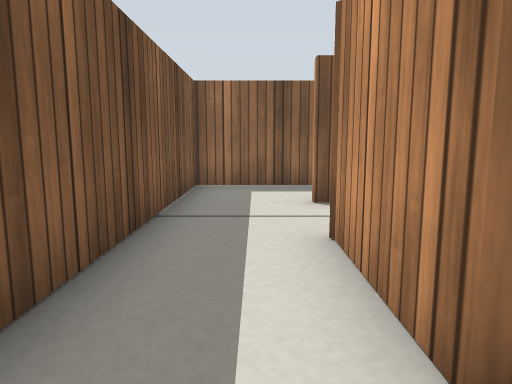
view 1 (above)

22 first-person views from a walk through a world built for the Gazebo simulator. The camera is 0.22 m above the floor, tilts 8° down and sees 70° across. The floor is counted in squares, 0.2 m on a side. Each view is taken from the middle of a square. On the plan, view 1 faces up. The plan holds only what a view shows up to about 14 squares ahead; the rest is blank. Surface patterns are stand-ins for the level's own textures.

view 2
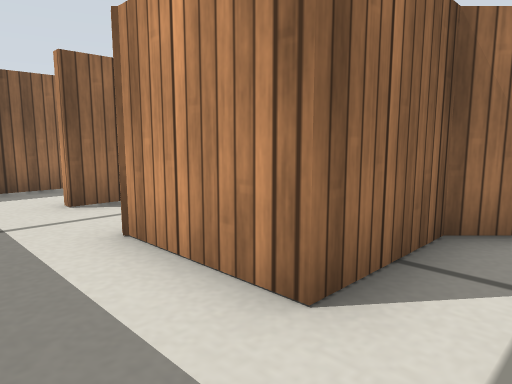

view 3
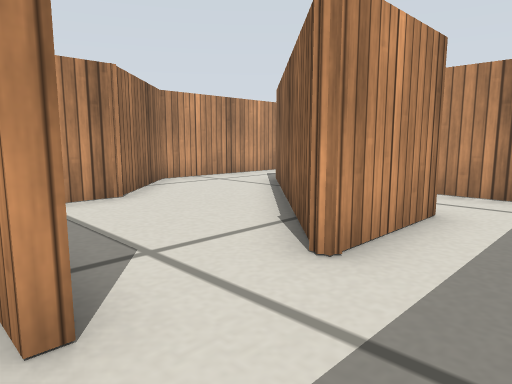

view 4
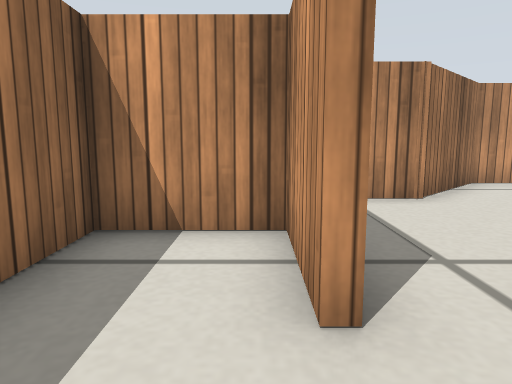

view 5
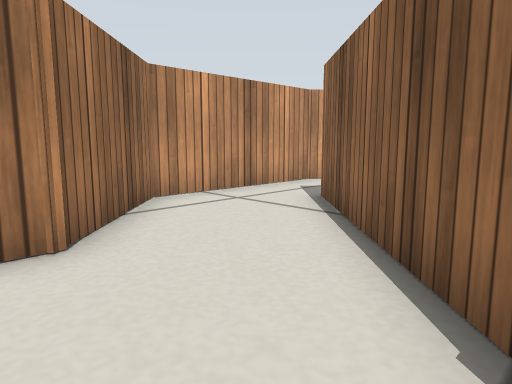

view 6
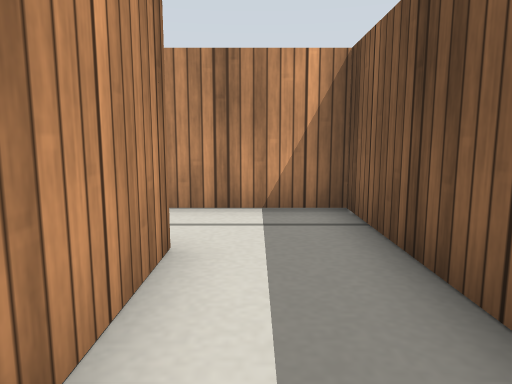

view 7
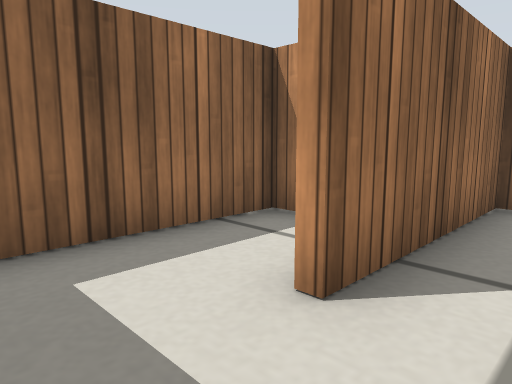

view 8
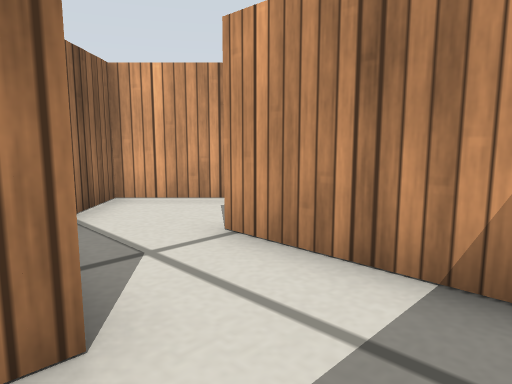

view 9
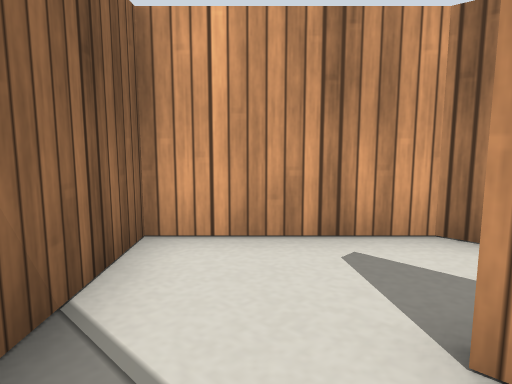

view 10
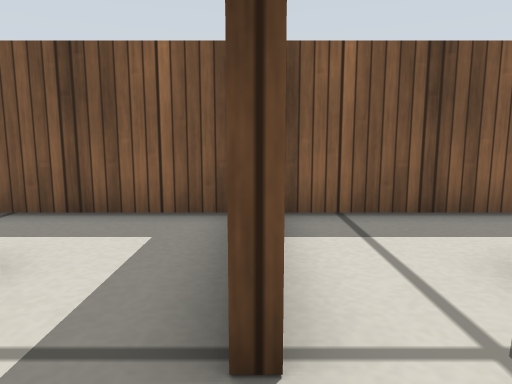

view 11
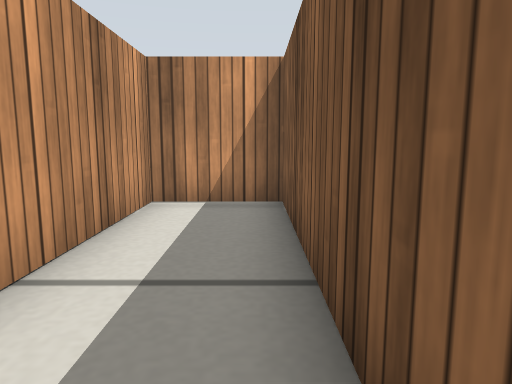

view 12
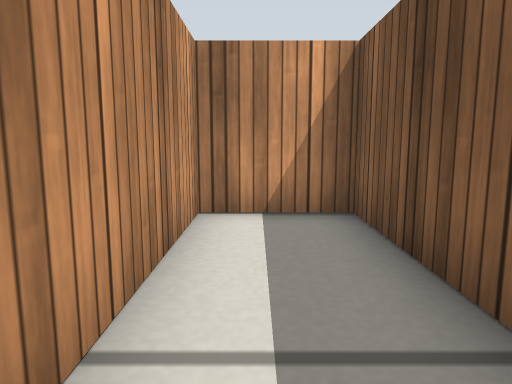

view 13
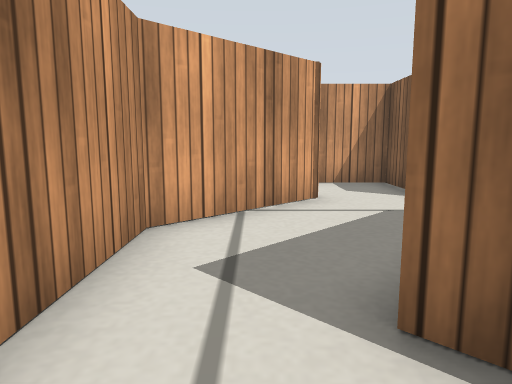

view 14
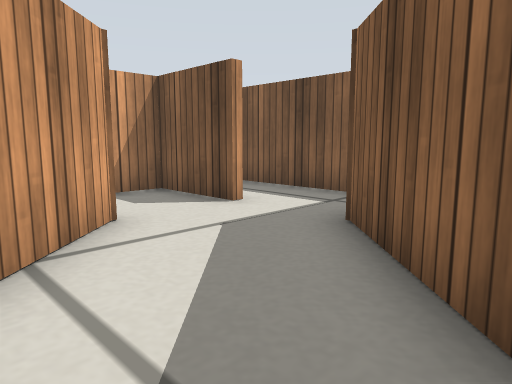

view 15
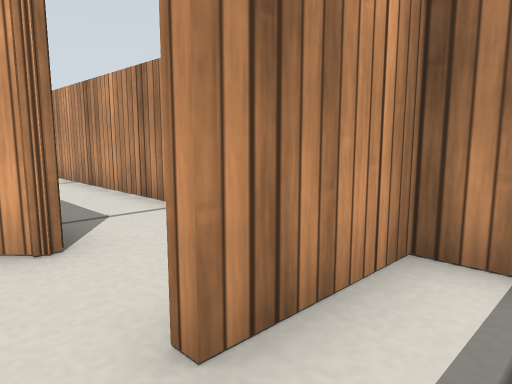

view 16
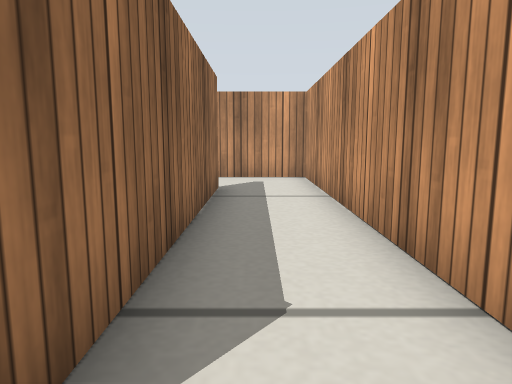

view 17
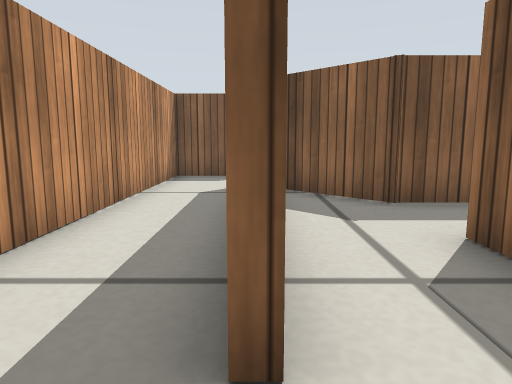

view 18
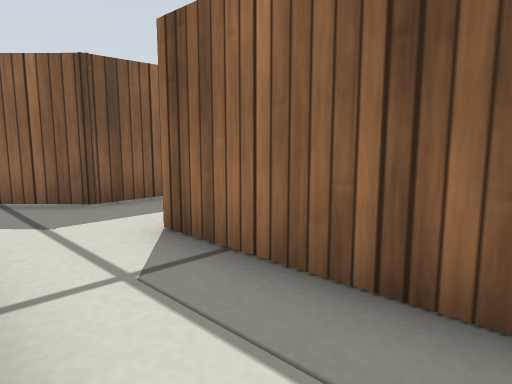

view 19
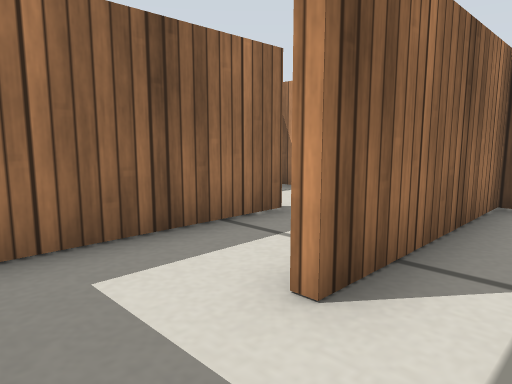

view 20
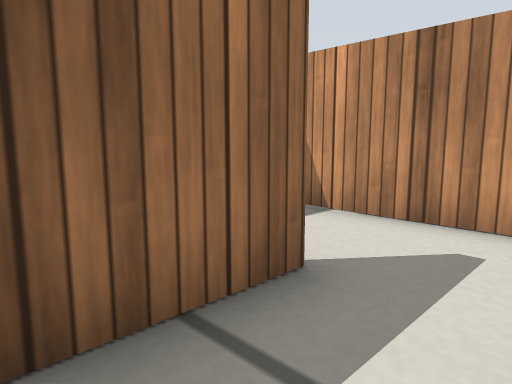

view 21
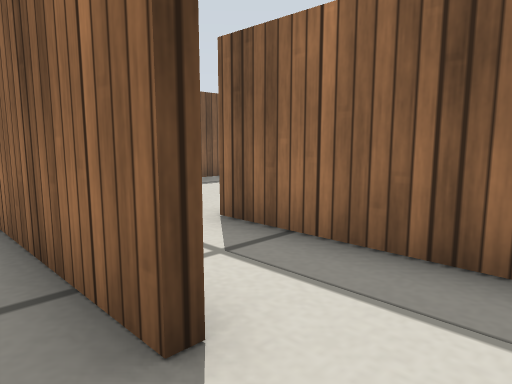

view 22
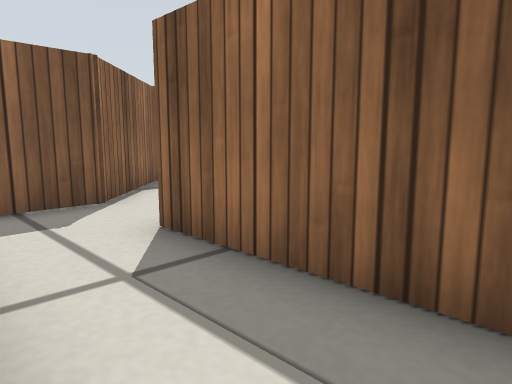

### Floor plan
Ten units are one square. View 1 is at (0, 0); x grows to the right and y downward. Boxes are objects, and circles mark ways between rooms. Rooms are numbered by the first view taken in them; rooms with no view inside come last. Other rooms are left out.
<svg viewBox="-20 -95 185 185">
<path fill="none" stroke="#000" d="M24 -14 9 -14 9 -43M-15 -65 -15 9 5 9M10 -66 34 -66 34 -90 -15 -90 -15 -65M9 -43 50 -2M72 -26 59 -39 59 -64 10 -64M29 34 34 34 58 10 43 -5M-15 14 -15 85 9 85 9 41M59 12 46 26M50 -2 62 10M70 48 84 35 84 -14 72 -26M11 50 11 84M25 85 34 85 34 59M135 61 61 61M36 59 36 85 160 85 160 59M86 36 68 54M160 36 109 36M135 11 96 11M160 23 160 6M86 21 86 36M148 -14 109 -14M86 -16 86 0M160 6 160 -11M46 26 36 36M58 60 70 48M5 9 25 9M43 -5 34 -14 24 -14"/>
<circle cx="0" cy="-60" r="3" fill="#2a7"/>
<circle cx="0" cy="-50" r="3" fill="#2a7"/>
<circle cx="15" cy="0" r="3" fill="#2a7"/>
<circle cx="60" cy="-10" r="3" fill="#2a7"/>
<circle cx="15" cy="25" r="3" fill="#2a7"/>
<circle cx="30" cy="10" r="3" fill="#2a7"/>
<circle cx="60" cy="40" r="3" fill="#2a7"/>
<circle cx="40" cy="50" r="3" fill="#2a7"/>
<circle cx="145" cy="60" r="3" fill="#2a7"/>
<circle cx="50" cy="60" r="3" fill="#2a7"/>
<circle cx="100" cy="40" r="3" fill="#2a7"/>
<circle cx="145" cy="10" r="3" fill="#2a7"/>
<text x="0" y="-30">1</text>
<text x="10" y="-80">2</text>
<text x="40" y="-40">3</text>
<text x="30" y="20">4</text>
<text x="0" y="40">5</text>
<text x="70" y="10">6</text>
<text x="30" y="60">7</text>
<text x="100" y="70">8</text>
<text x="120" y="50">9</text>
<text x="130" y="20">10</text>
<text x="120" y="0">11</text>
<text x="50" y="40">12</text>
<text x="20" y="0">13</text>
</svg>
Room 1 opens to room 2. Room 1 opens to room 3. Room 1 opens to room 13. Room 3 opens to room 6. Room 4 opens to room 5. Room 4 opens to room 13. Room 6 opens to room 12. Room 7 opens to room 12. Room 8 opens to room 9. Room 8 opens to room 12. Room 9 opens to room 10. Room 10 opens to room 11.

Where each view was taken, in squares from view 1:
view 1: 0 up, 0 right, facing up
view 2: 0 up, 1 left, facing up-right
view 3: 7 up, 1 left, facing down-right
view 4: 7 up, 1 left, facing right
view 5: 5 up, 2 right, facing down-right
view 6: 5 up, 0 right, facing down
view 7: 5 up, 1 left, facing up-right
view 8: 2 up, 1 left, facing down-right
view 9: 1 up, 2 right, facing down-right
view 10: 1 down, 4 right, facing left
view 11: 2 down, 1 left, facing down
view 12: 3 down, 0 right, facing down
view 13: 1 up, 7 right, facing down
view 14: 1 down, 8 right, facing down-left
view 15: 5 down, 2 right, facing down-right
view 16: 7 down, 5 right, facing right
view 17: 6 down, 15 right, facing left
view 18: 6 down, 15 right, facing up-left
view 19: 5 down, 9 right, facing up-right
view 20: 3 down, 11 right, facing up-right
view 21: 2 down, 15 right, facing up-left
view 22: 1 down, 15 right, facing up-left
